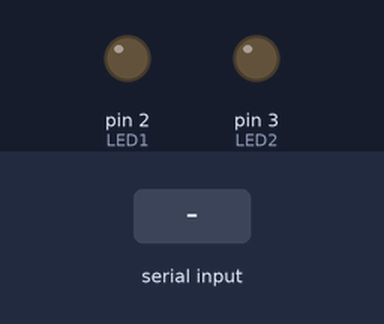
Recording of a sketch running on a simulated Arduino Uno, built with avr-gcc and run on an emulated ATmega328P. Parts: output pins drawn as LEDs (lit = HIGH). The inputs (shaded band) are chosen by the test bench.

Above: at 1.2 s.
1.3 s: "A" received over Serial
At 3.2 s:
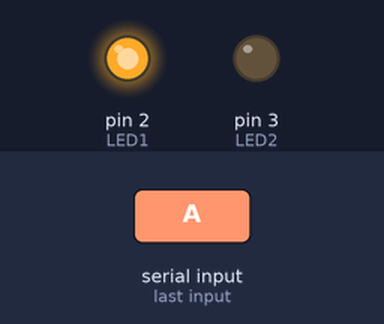
3.5 s: "B" received over Serial
At 4.9 s:
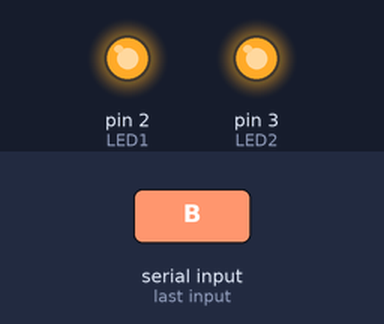
5.5 s: "a" received over Serial
At 6.5 s:
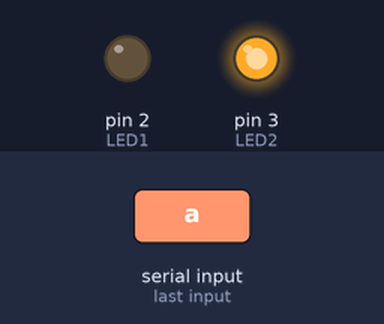
7.5 s: "b" received over Serial
At 9.2 s:
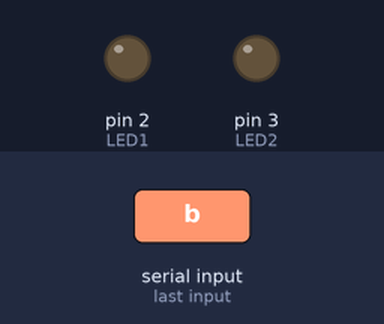
Timing chart, 0 to 10.5 s (numbered marks = the images above; inputs shaded):
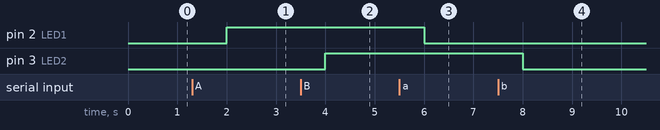

Measured:
- after the input at 1.3 s, pin 2 (LED1): LOW → HIGH after 0.70 s
- after the input at 3.5 s, pin 3 (LED2): LOW → HIGH after 0.50 s
- after the input at 5.5 s, pin 2 (LED1): HIGH → LOW after 0.50 s
- after the input at 7.5 s, pin 3 (LED2): HIGH → LOW after 0.50 s

The sketch:

_04_Serial_in.ino
```cpp
int inByte ;

#define LED1 2
#define LED2 3


void setup() {
  Serial.begin(9600);
  pinMode(LED1, OUTPUT);
  pinMode(LED2, OUTPUT);

  digitalWrite(LED1, LOW);
  digitalWrite(LED2, LOW);
}

void loop() {
   if(Serial.available()>0)
   {  inByte = Serial.read();
      switch(inByte){
        case 'A'  : digitalWrite(LED1, HIGH);  break;
        case 'a'  : digitalWrite(LED1, LOW);  break;
        case 'B'  : digitalWrite(LED2, HIGH);  break;
        case 'b'  : digitalWrite(LED2, LOW);  break;
      }
    }
    delay(1000);
}
```
